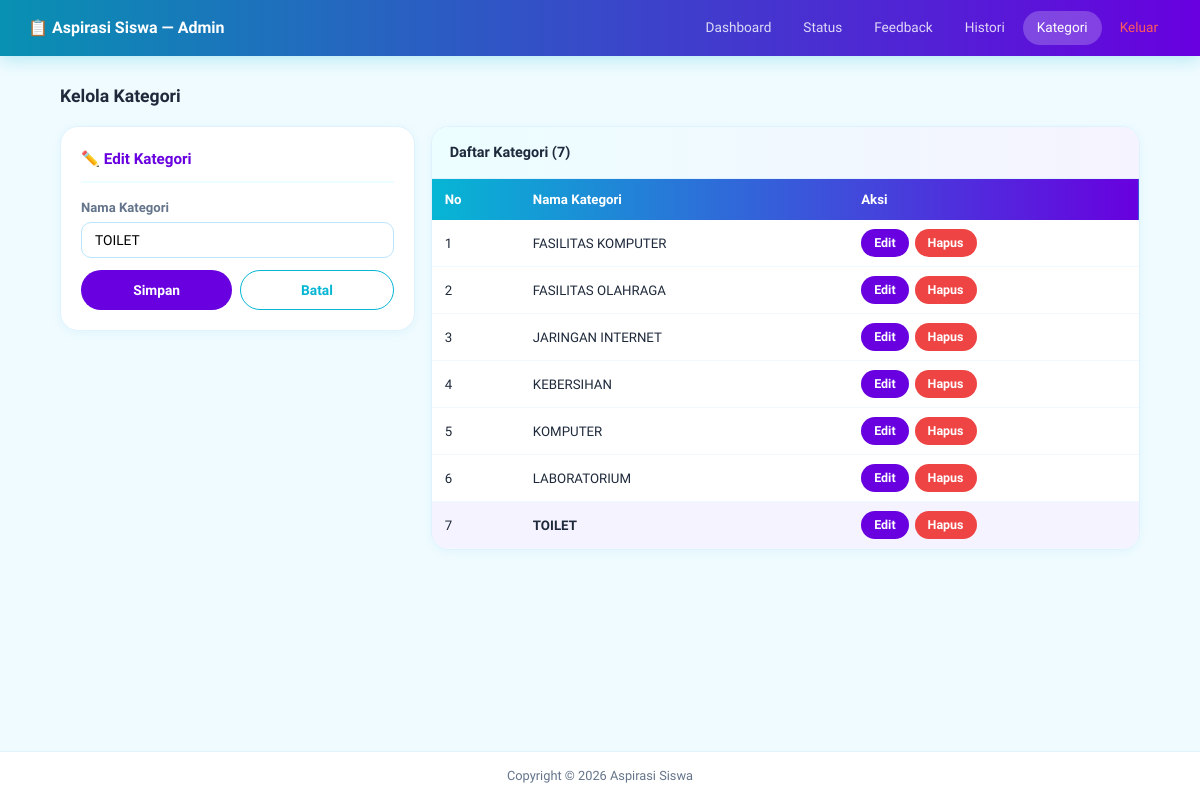
The app's page /aspirasi_v1/admin/kategori.php?edit=9 (signed in) with its own data.
### tables this page shows
CREATE TABLE `kategori` (
  `id_kategori` int(5) NOT NULL,
  `ket_kategori` varchar(30) NOT NULL
);

### aspirasi_v1/admin/kategori.php (the view, shortened to what this page needs)
<?php
include '../config/koneksi.php';
$edit_id = $_GET['edit'] ?? 0;
$edit_data = null;
if ($edit_id) {
    $q         = mysqli_query($koneksi, "SELECT * FROM kategori WHERE id_kategori = '$edit_id'");
    $edit_data = mysqli_fetch_assoc($q);
}
$result   = mysqli_query($koneksi, "SELECT * FROM kategori ORDER BY ket_kategori");
$kategori = mysqli_fetch_all($result, MYSQLI_ASSOC);
include 'header.php';
?>
<div class="wrap">
<div class="section">
    <p style="font-size:1.1rem;font-weight:700;margin-bottom:16px">Kelola Kategori</p>
    <div style="display:grid;grid-template-columns:1fr 2fr;gap:16px;align-items:start">
        <div class="box">
            <?php if ($edit_data): ?>
                <div class="box-judul" style="color:var(--ungu)">✏️ Edit Kategori</div>
                <form method="POST">
                    <label>Nama Kategori</label>
                    <input type="text" name="ket_kategori_edit"
                           value="<?= htmlspecialchars($edit_data['ket_kategori']) ?>" required>
                    <div style="display:flex;gap:8px">
                        <button type="submit" name="edit" class="btn btn-ungu" style="flex:1">Simpan</button>
                        <a href="kategori.php" class="btn btn-outline" style="flex:1;text-align:center">Batal</a>
                    </div>
                </form>
            <?php endif; ?>
        </div>
        <div class="box" style="padding:0;overflow:hidden">
            <div style="padding:14px 18px;font-weight:700;font-size:0.9rem;border-bottom:1px solid var(--border);background:linear-gradient(90deg,var(--cyan-muda),var(--ungu-muda))">
                Daftar Kategori (<?= count($kategori) ?>)
            </div>
            <table>
                <thead>
                    <tr>
                        <th>No</th>
                        <th>Nama Kategori</th>
                        <th>Aksi</th>
                    </tr>
                </thead>
                <tbody>
                    <?php if (count($kategori) == 0): ?>
                        <tr>
                            <td colspan="3" style="text-align:center;padding:24px;color:var(--abu)">
                                Belum ada kategori.
                            </td>
                        </tr>
                    <?php else: ?>
                        <?php foreach ($kategori as $no => $k): ?>
                        <tr style="<?= $k['id_kategori'] == $edit_id ? 'background:var(--ungu-muda)' : '' ?>">
                            <td><?= $no + 1 ?></td>
                            <td style="font-weight:<?= $k['id_kategori'] == $edit_id ? '700' : 'normal' ?>">
                                <?= htmlspecialchars($k['ket_kategori']) ?>
                            </td>
                            <td style="display:flex;gap:6px;flex-wrap:wrap">
                                <a href="kategori.php?edit=<?= $k['id_kategori'] ?>"
                                   class="btn btn-ungu btn-kecil">Edit</a>
                                <a href="kategori.php?hapus=<?= $k['id_kategori'] ?>"
                                   class="btn btn-merah btn-kecil"
                                   onclick="return confirm('Yakin hapus kategori ini?')">Hapus</a>
                            </td>
                        </tr>
                        <?php endforeach; ?>
                    <?php endif; ?>
                </tbody>
            </table>
        </div>
    </div>
</div>
</div>
<footer>Copyright &copy; 2026 Aspirasi Siswa</footer>
</body>
</html>

### aspirasi_v1/assets/css/style.css (style rules this page uses)
* { margin: 0; padding: 0; box-sizing: border-box; font-family: 'Google Sans', sans-serif; }
body { display: flex; flex-direction: column; background: #f0fbff; color: #1e293b; min-height: 100vh; line-height: 1.6; }
.wrap { flex: 1; }
a { text-decoration: none; color: inherit; }
:root { --cyan: #06b6d4; --cyan-tua: #0891b2; --cyan-muda: #ecfeff; --ungu: #6800df; --ungu-muda: #f5f3ff; --hijau: #10b981; --hijau-muda: #ecfdf5; --kuning: #f59e0b; --kuning-muda: #fffbeb; --merah: #ef4444; --merah-muda: #fef2f2; --teks: #1e293b; --abu: #64748b; --border: #e0f2fe; --putih: #ffffff; }
.section { padding: 26px 0; }
.wrap { flex: 1; width: 90%; max-width: 1100px; margin: 0 auto; }
.box { background: var(--putih); border: 1.5px solid var(--border); border-radius: 18px; padding: 20px; margin-bottom: 16px; box-shadow: 0 2px 12px rgba(6,182,212,0.07); }
.box-judul { font-size: 0.95rem; font-weight: 700; margin-bottom: 14px; padding-bottom: 10px; border-bottom: 2px solid var(--cyan-muda); color: var(--teks); }
label { display: block; font-size: 0.82rem; font-weight: 600; margin-bottom: 4px; color: var(--abu); }
input[type=text], input[type=number], input[type=password], input[type=date], select, textarea { width: 100%; padding: 9px 13px; border: 1.5px solid #bae6fd; border-radius: 10px; font-family: inherit; font-size: 0.86rem; margin-bottom: 12px; background: white; transition: border 0.2s, box-shadow 0.2s; }
.btn { display: inline-block; padding: 8px 20px; background: var(--cyan); color: white; border: none; border-radius: 999px; cursor: pointer; font-family: inherit; font-size: 0.86rem; font-weight: 600; transition: background 0.2s, transform 0.1s, box-shadow 0.2s; }
.btn-merah { background: var(--merah); }
.btn-ungu { background: var(--ungu); }
.btn-outline { background: none; border: 1.5px solid var(--cyan); color: var(--cyan); }
.btn-kecil { padding: 4px 13px; font-size: 0.78rem; }
table { width: 100%; border-collapse: collapse; }
thead tr { background: linear-gradient(90deg, var(--cyan), var(--ungu)); color: white; }
thead th { padding: 10px 13px; font-size: 0.83rem; text-align: left; font-weight: 600; }
tbody tr { border-bottom: 1px solid #f0f9ff; transition: background 0.15s; }
tbody td { padding: 9px 13px; font-size: 0.83rem; vertical-align: middle; }
footer { text-align: center; padding: 14px; color: var(--abu); font-size: 0.8rem; border-top: 1px solid var(--border); background: white; margin-top: 10px; }

### records on screen
kategori: ket_kategori_edit "TOILET", ket_kategori "TOILET"
kategori: ket_kategori "FASILITAS KOMPUTER"
kategori: ket_kategori "FASILITAS OLAHRAGA"
kategori: ket_kategori "JARINGAN INTERNET"
kategori: ket_kategori "KEBERSIHAN"
kategori: ket_kategori "KOMPUTER"
kategori: ket_kategori "LABORATORIUM"

### other values on screen
count($kategori) "7"
